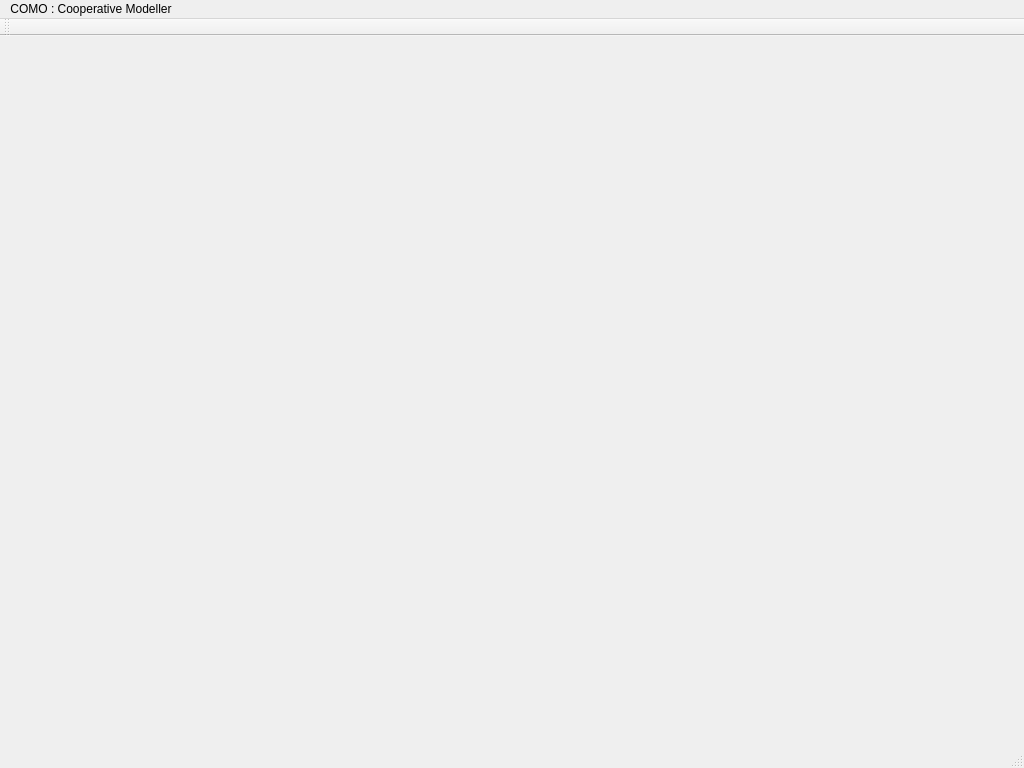
<?xml version="1.0" encoding="UTF-8"?>
<ui version="4.0">
 <class>MainWindow</class>
 <widget class="QMainWindow" name="MainWindow">
  <property name="geometry">
   <rect>
    <x>0</x>
    <y>0</y>
    <width>1024</width>
    <height>768</height>
   </rect>
  </property>
  <property name="windowTitle">
   <string>MainWindow</string>
  </property>
  <widget class="QWidget" name="centralWidget"/>
  <widget class="QMenuBar" name="menuBar">
   <property name="geometry">
    <rect>
     <x>0</x>
     <y>0</y>
     <width>1024</width>
     <height>25</height>
    </rect>
   </property>
   <widget class="QMenu" name="menuCOMO_Cooperative_Modeller">
    <property name="title">
     <string>COMO : Cooperative Modeller</string>
    </property>
   </widget>
   <addaction name="menuCOMO_Cooperative_Modeller"/>
  </widget>
  <widget class="QToolBar" name="mainToolBar">
   <attribute name="toolBarArea">
    <enum>TopToolBarArea</enum>
   </attribute>
   <attribute name="toolBarBreak">
    <bool>false</bool>
   </attribute>
  </widget>
  <widget class="QStatusBar" name="statusBar"/>
 </widget>
 <layoutdefault spacing="6" margin="11"/>
 <resources/>
 <connections/>
</ui>
